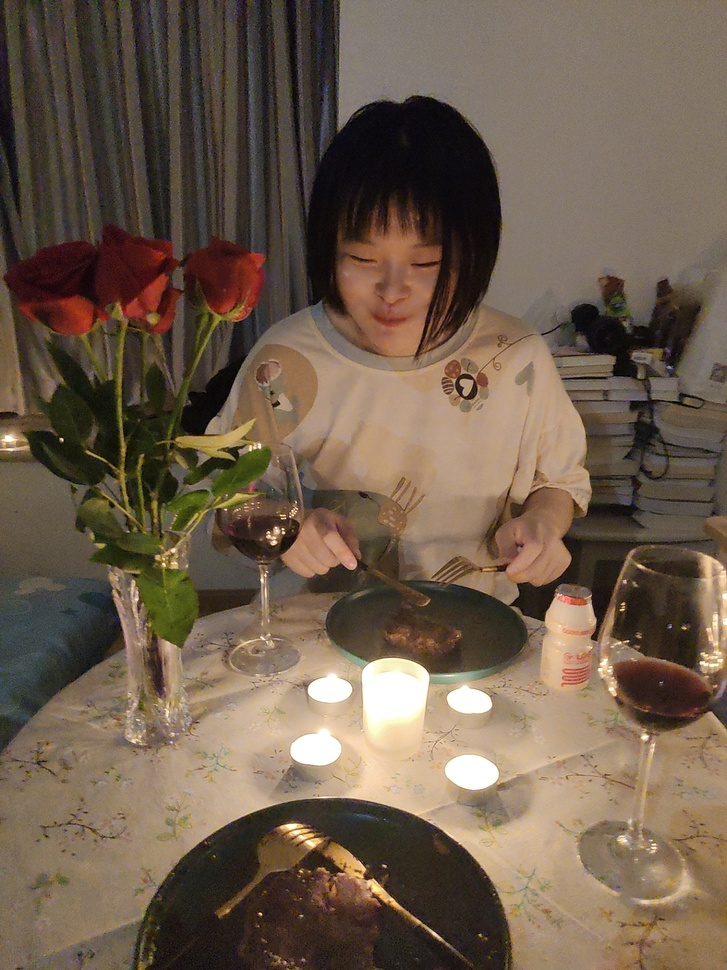
#> input picture DataAnalysis/线性代数/ren.jpg, 727 x 970 px, shrunk from 1440 x 1920 before the run
$ python '矩阵代数.py'
#> lines starting #> are read from the running program, lines starting #| are printed output that depends on the picture
# Author:Palmer
# _*_ coding:utf-8 _*_
# Time:2020/10/6 20:59
import numpy as np
import cv2
import matplotlib.pyplot as mp


#img_rgb= cv2.imread("E:\Github\Palmer\DataAnalysis\data\\flow.jpg",cv2.IMREAD_GRAYSCALE)
img_rgb= cv2.imread("ren.jpg")
#> img_rgb is the input picture: shape (970, 727, 3); mean B, G, R 76, 92.9, 110.2
b,g,r = cv2.split(img_rgb)
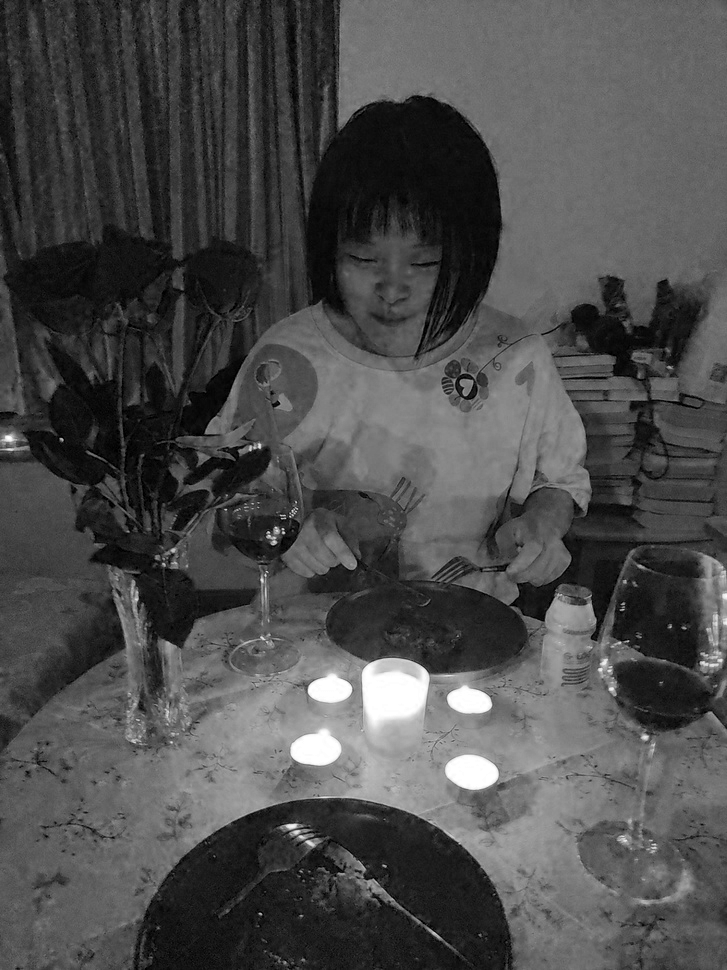
#> b: shape (970, 727); min 0, max 255, mean 76
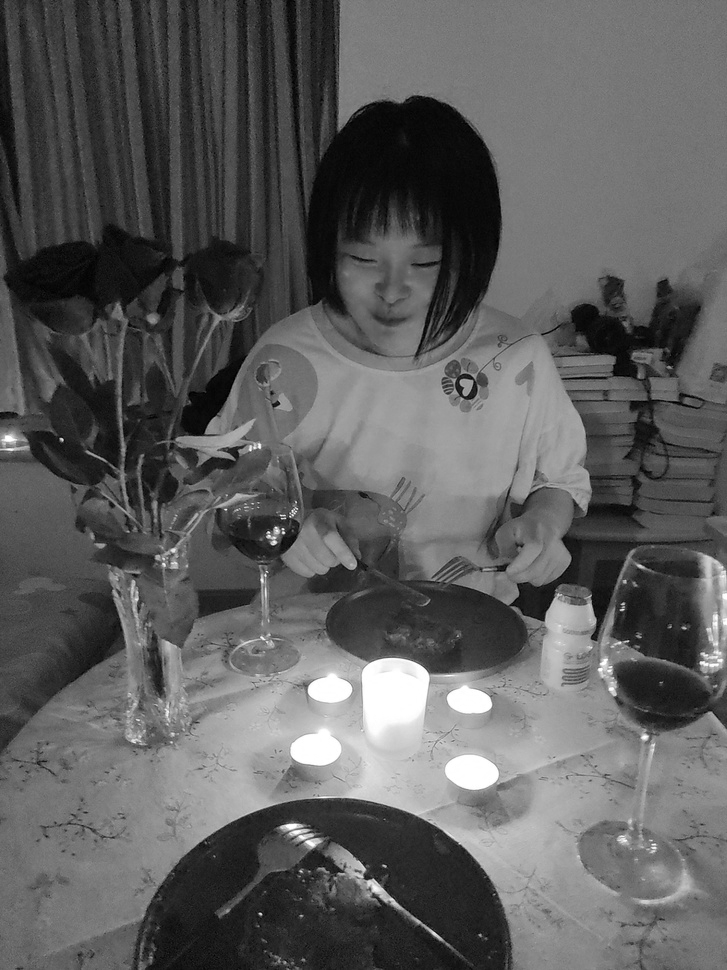
#> g: shape (970, 727); min 0, max 255, mean 92.9
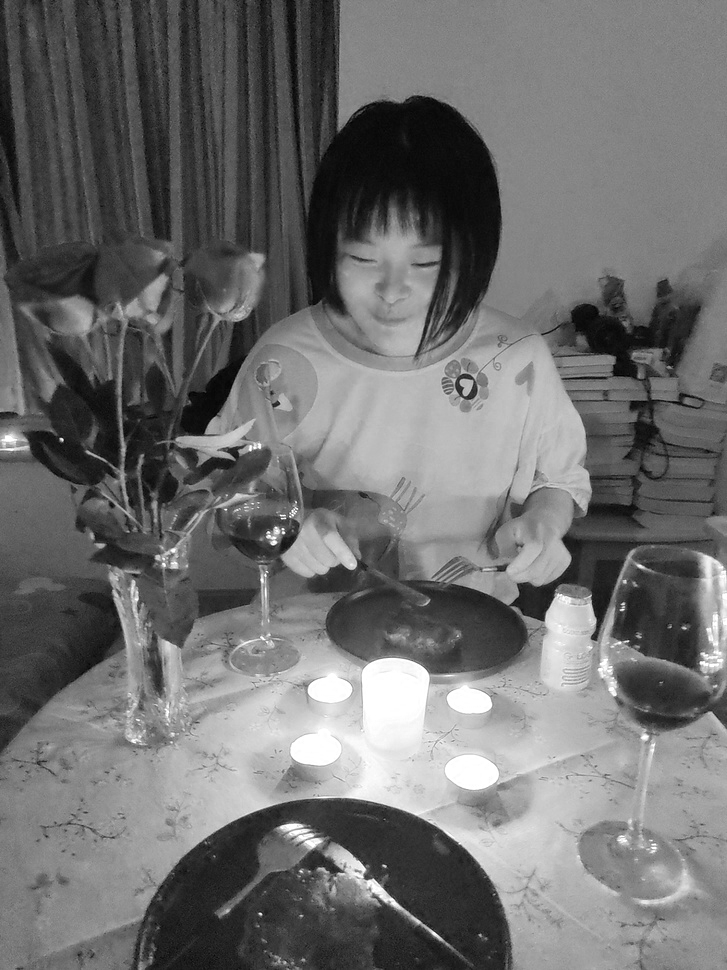
#> r: shape (970, 727); min 0, max 255, mean 110.2
img_rgb = cv2.merge([r,g,b])


#img_rgb = cv2.cvtColor(img_rgb,cv2.COLOR_BGR2GRAY) #彩色图转灰度图

mp.imshow(img_rgb)
mp.show()
